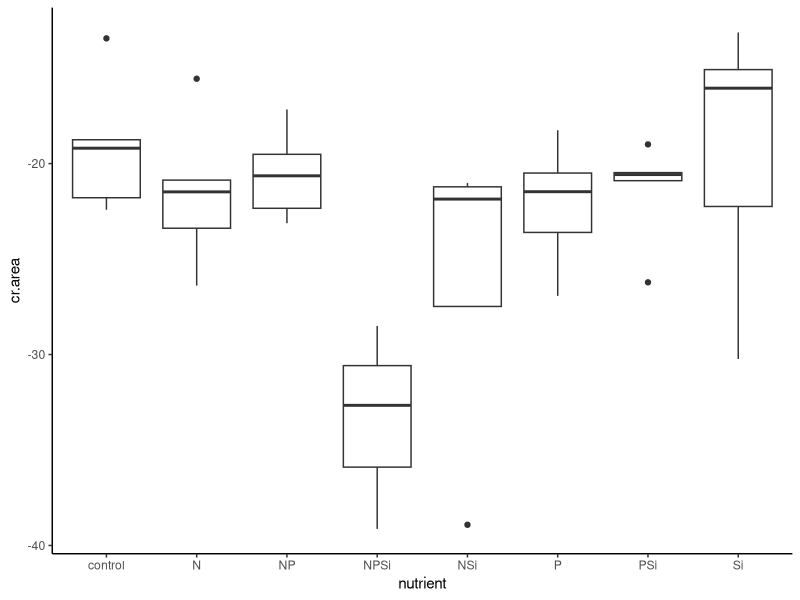
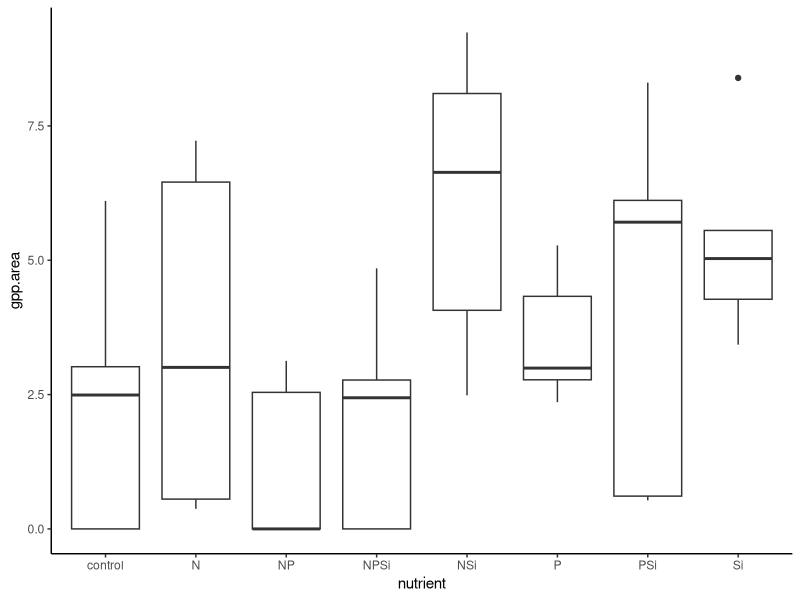
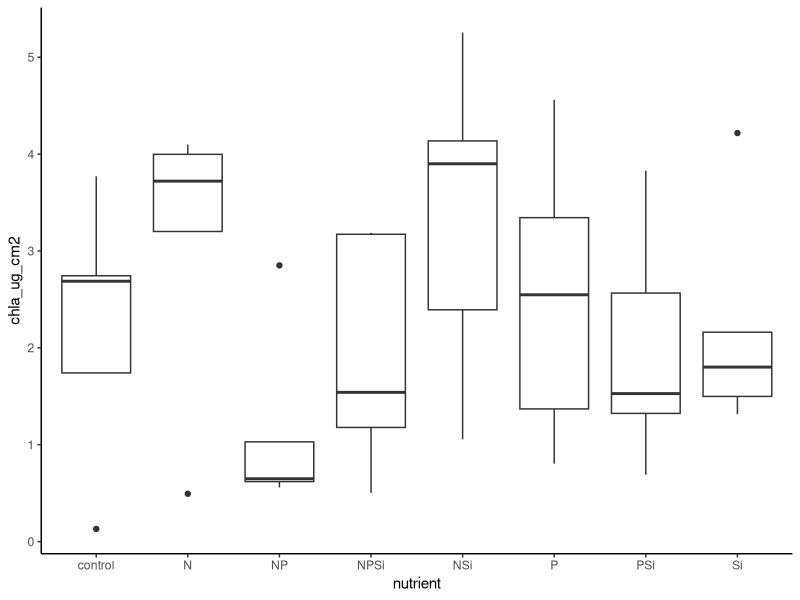
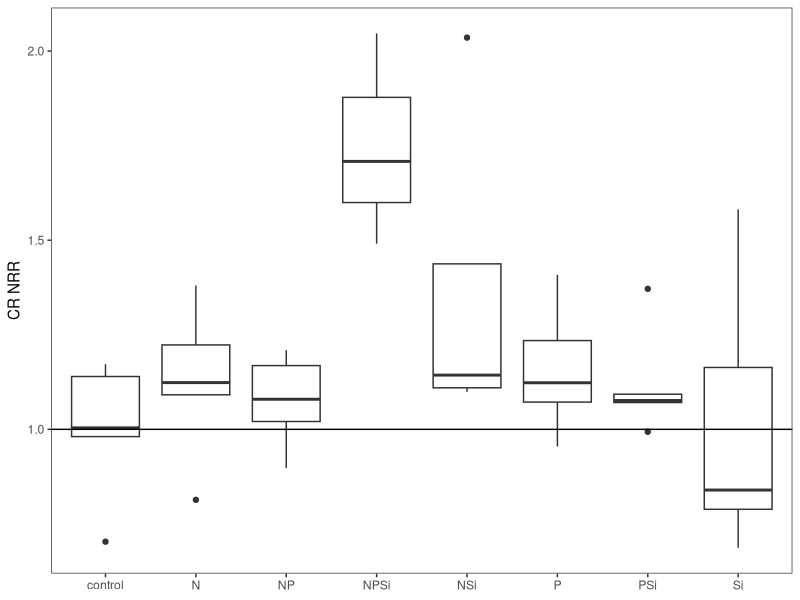
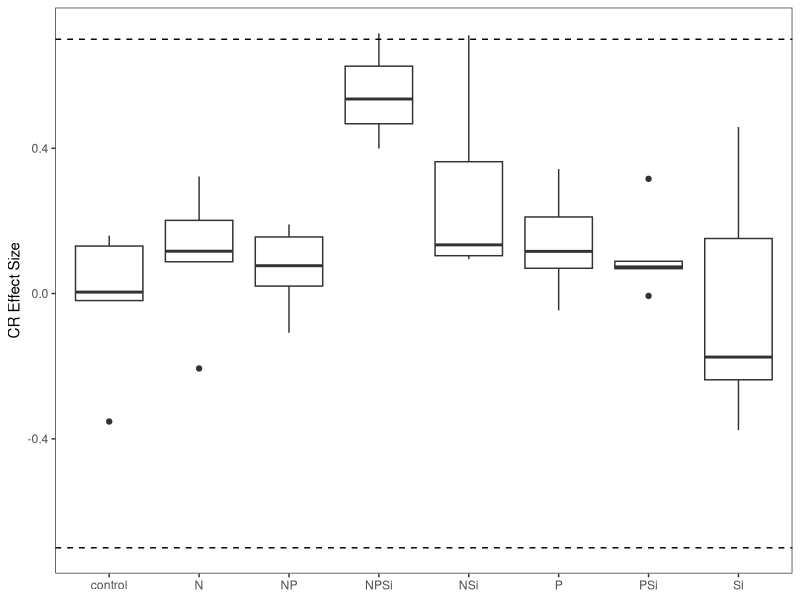
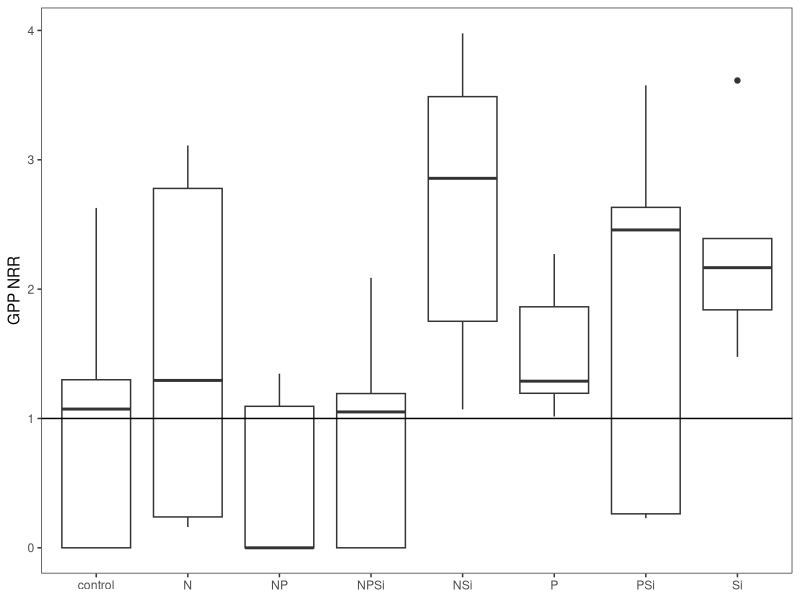
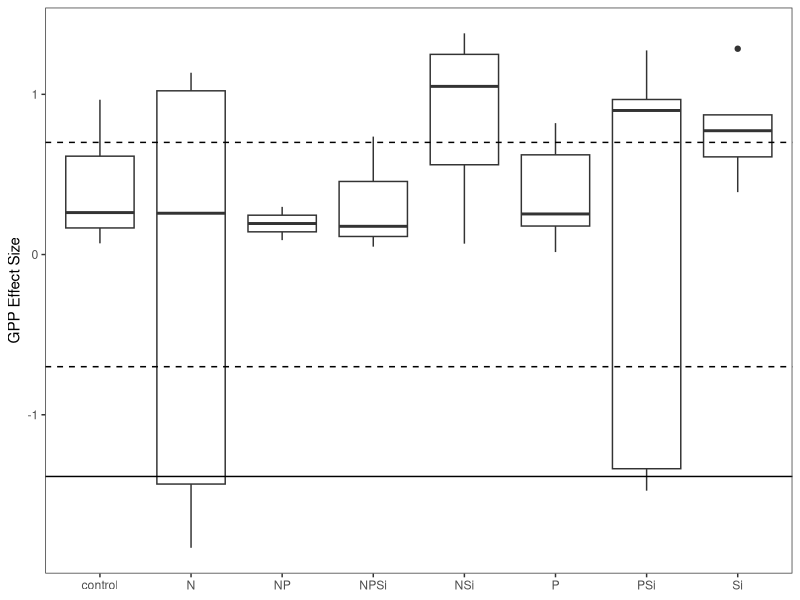
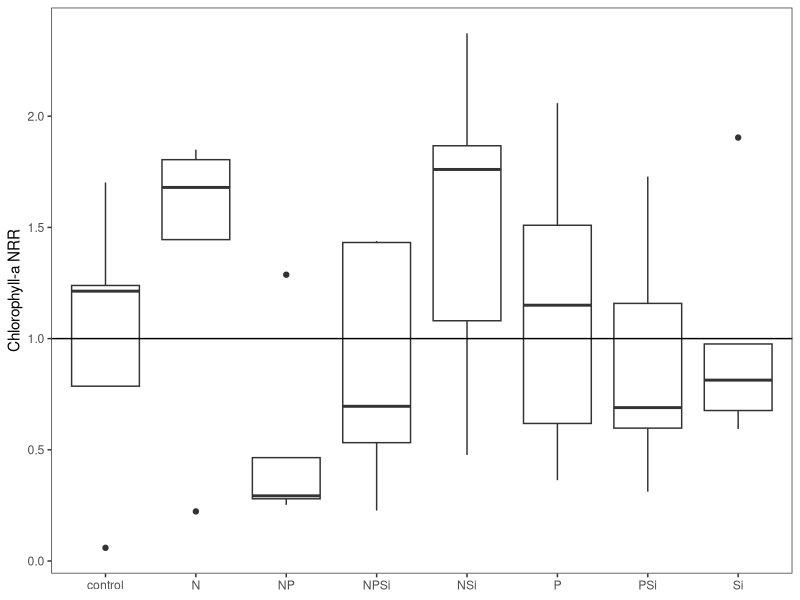

R code for these plots, in order: (Note: this script raises an error after producing the figures.)
#Author:  Clay Arango
#Creation date: 14-Feb-19
#Script to analyze NDS data from Summer 2018 WSB work with S. Roley and A. Alexiades

#packages
library(nlme)
library(nortest)
library(plyr)
library(dplyr)
library(multcomp)
library(MASS)
library(ggplot2)

#Load data
topp <- read.table(file="toppenish_summer.csv", header=T, sep=",")

#set variable
d = topp

#evaluate data to make sure factors are correct
names(d)

unique(d$nutrient) #control, N, NP, NPSi, NSi, P, PSi, Si
unique(d$N) #should be 0 and 1
unique(d$P) #should be 0 and 1
unique(d$Si) #should be 0 and 1
unique(d$top) #should be "sponge" and "glass"
#if need to change, use recode function below. 
d$top<-recode(d$top, "cellulose" ="sponge")
str(d)
 
#convert N and P and Si values (0 or 1 for absence or presence) to factors
d$N<-as.factor(d$N)
d$P<-as.factor(d$P)
d$Si<-as.factor(d$Si)
str(d)

#subset data into gpp and cr response
d.cr = subset(d, top=="sponge", data=d)
d.gpp = subset(d, top=="glass", data=d)

#check for outliers and check data entry before calculating NRR.
ggplot(d.cr, aes(x=nutrient, y=cr.area))+geom_boxplot() +theme_classic()
#ok - one low NSi checks out

#calculate nrr for cr
x<-ddply(d.cr, "nutrient", summarise, ave_cr = mean(cr.area, na.rm=T)) 
x
d.cr$cr.nrr = d.cr$cr.area/-19.11745 #divide by control ave_cr

#check for outliers and check data entry before calculating NRR.
ggplot(d.gpp, aes(x=nutrient, y=gpp.area))+geom_boxplot() +theme_classic()
#ok
ggplot(d.gpp, aes(x=nutrient, y=chla_ug_cm2))+geom_boxplot() +theme_classic()
#ok

#calculate nrr for gpp and chla
x<- ddply(d.gpp, "nutrient", summarise, ave_gpp = mean(gpp.area, na.rm=T), ave_chla = mean(chla_ug_cm2, na.rm=T)) 
x
d.gpp$gpp.nrr = d.gpp$gpp.area/2.323007 #divide by control ave_gpp
d.gpp$chla.nrr = d.gpp$chla_ug_cm2/2.214887 #divide by control ave_chla

#now combine into one and export
d.cr$chla.nrr<-NA
d.cr$gpp.nrr<-NA
d.gpp$cr.nrr<-NA
d.nrr<-rbind(d.cr, d.gpp)
d.nrr$site.date<-"toppenish_summer"
d.nrr$gpp.es<-log(d.nrr$gpp.nrr)
d.nrr$cr.es<-log(d.nrr$cr.nrr)
d.nrr$chla.es<-log(d.nrr$chla.nrr)
write.table(d.nrr, "toppenish_summer_nrr.csv",  sep=",", quote=F, row.names =F)

###############
#plots of NRR
##############
ggplot(data=d.cr, aes(x=nutrient, y=cr.nrr))+geom_boxplot()+theme_bw()+
  ylab("CR NRR")+geom_abline(slope = 0, intercept = 1)+
  theme(axis.title.x=element_blank(), panel.grid.minor=element_blank(), panel.grid.major=element_blank())
#mostly limited; others neutral

ggplot(data=subset(d.nrr, (top=="sponge")), aes(x=nutrient, y=cr.es))+geom_boxplot()+theme_bw()+
  ylab("CR Effect Size")+geom_hline(yintercept = 0.7, lty="dashed")+ geom_hline(yintercept = -0.7, lty="dashed")+
  theme(axis.title.x=element_blank(), panel.grid.minor=element_blank(), panel.grid.major=element_blank())

ggplot(data=d.gpp, aes(x=nutrient, y=gpp.nrr))+geom_boxplot()+theme_bw()+
  ylab("GPP NRR")+geom_abline(slope = 0, intercept = 1)+
  theme(axis.title.x=element_blank(), panel.grid.minor=element_blank(), panel.grid.major=element_blank())
#mostly neutral. Maybe Si limitation

ggplot(data=subset(d.nrr, top =="glass"),aes(x=nutrient, y=gpp.es))+geom_boxplot()+theme_bw()+
  ylab("GPP Effect Size")+geom_hline(yintercept = 0.7, lty="dashed")+
  geom_hline(yintercept = -0.7, lty="dashed")+ geom_hline(yintercept = -1.385)+
  theme(axis.title.x=element_blank(), panel.grid.minor=element_blank(), panel.grid.major=element_blank())

ggplot(data=d.gpp, aes(x=nutrient, y=chla.nrr))+geom_boxplot()+theme_bw()+
  ylab("Chlorophyll-a NRR")+geom_abline(slope = 0, intercept = 1)+ 
  theme(axis.title.x=element_blank(), panel.grid.minor=element_blank(), panel.grid.major=element_blank())
#mostly neutral but N limited and NP inhibited

ggplot(data=subset(d.nrr, (top=="glass")), aes(x=nutrient, y=chla.es))+geom_boxplot()+theme_bw()+
  ylab("Chla Effect Size")+ geom_hline(yintercept = 0.7, lty="dashed")+
  geom_hline(yintercept = -0.7, lty="dashed")+  geom_hline(yintercept = -1.385)+
  theme(axis.title.x=element_blank(), panel.grid.minor=element_blank(), panel.grid.major=element_blank())

##########
#NRR Summary Files
#########

GPP_sum<-ddply(d.gpp, "nutrient", summarise, ave_nrr.gpp=mean(gpp.nrr, na.rm=T), sd_nrr.gpp=sd(gpp.nrr, na.rm=T), 
               se_nrr.gpp =(sd(gpp.nrr)/sqrt(sum(!is.na(gpp.nrr)))), 
               ci95_nrr.gpp = (1.96*(sd(gpp.nrr)/sqrt(sum(!is.na(gpp.nrr))))),
               ave_nrr.chla=mean(chla.nrr, na.rm=T), sd_nrr.chla=sd(chla.nrr, na.rm=T), 
               se_nrr.chla =(sd(chla.nrr)/sqrt(sum(!is.na(chla.nrr)))), 
               ci95_nrr.chla = (1.96*(sd(chla.nrr)/sqrt(sum(!is.na(chla.nrr))))))
CR_sum<-ddply(d.cr, "nutrient", summarise, ave_nrr.cr=mean(cr.nrr, na.rm=T), sd_nrr.cr=sd(cr.nrr, na.rm=T), 
              se_nrr.cr =(sd(cr.nrr)/sqrt(sum(!is.na(cr.nrr)))), 
              ci95_nrr.cr = (1.96*(sd(cr.nrr)/sqrt(sum(!is.na(cr.nrr))))))

#now combine into one and export
d.sum<-merge(GPP_sum, CR_sum, by="nutrient")
d.sum$site_date<-"aht_summer"
write.table(d.sum, "reec_summer_summ.csv",  sep=",", quote=F, row.names =F)

############################################################
#analyze RESPIRATION data
############################################################
M1<-gls(cr.area~N*P*Si, data=d.cr, na.action=na.omit)
E1<-residuals(M1)
qqnorm(E1)
qqline(E1)
ad.test(E1)
   #residuals are more-or-less normally distributed, p=0.2851.Some wiggle around QQ line
hist(E1) #ok
plot(M1)# ok

plot(filter(d.cr, !is.na(cr.area)) %>% dplyr::select(nutrient), 
     E1, xlab="nutrient", ylab="Residuals")
bartlett.test(cr.area~nutrient, data=d.cr)
   #variance test OK

anova(M1)
  #
#numDF  F-value p-value
#(Intercept)     1 833.0627  <.0001
#N               1   9.7726  0.0038
#P               1   3.6147  0.0666
#Si              1   8.0539  0.0079
#N:P             1   0.1440  0.7069
#N:Si            1   9.5384  0.0042
#P:Si            1   2.1673  0.1511
#N:P:Si          1   3.3294  0.0777

##########################################################
#do multiple 2 way ANOVAs to improve our ability to interpret
##########################################################
#N and P
M1<-gls(cr.area~N*P, data=d.cr, na.action=na.omit)
E1<-residuals(M1)
qqnorm(E1)
qqline(E1)
ad.test(E1)
#residuals are not normally distributed, p=0.01756
hist(E1)  
plot(M1)

bartlett.test(cr.area~nutrient, data=d.cr)
#variance test OK

anova(M1) #interpretation, N limitation
#N               1   6.3174  0.0167

#remove NA for plotting
xx = na.omit(subset(d.cr, select = c(N,P,cr.area)))
interaction.plot(xx$N, xx$P, xx$cr.area)

#N and Si
M1<-gls(cr.area~N*Si, data=d.cr, na.action=na.omit)
E1<-residuals(M1)
qqnorm(E1)
qqline(E1)
ad.test(E1)
#residuals are normally distributed, p=0.3478
hist(E1)  
plot(M1)

bartlett.test(cr.area~nutrient, data=d.cr)
#variance test OK

anova(M1) #interpretation, N addition responds in the presence of Si
#N               1   8.3492  0.0066
#Si              1   6.6290  0.0144
#N:Si            1   7.7931  0.0084

#remove NA for plotting
xx = na.omit(subset(d.cr, select = c(N,Si,cr.area)))
interaction.plot(xx$N, xx$Si, xx$cr.area*-1)
#N increases in presence of Si

#P and Si
M1<-gls(cr.area~P*Si, data=d.cr, na.action=na.omit)
E1<-residuals(M1)
qqnorm(E1)
qqline(E1)
ad.test(E1)
#residuals are normally distributed, p=0.0675
hist(E1)  
plot(M1)

bartlett.test(cr.area~nutrient, data=d.cr)
#variance test OK

anova(M1) #interpretation, Si limitation
#Si              1   4.8066  0.0351

#remove NA for plotting
xx = na.omit(subset(d.cr, select = c(P,Si,cr.area)))
interaction.plot(xx$P, xx$Si, xx$cr.area*-1)
##########################################################
##########################################################

ggplot(data=d.cr, aes(x=nutrient, y = cr.area))+geom_boxplot()

x <- group_by(d.cr, nutrient) %>%  # Grouping function causes subsequent functions to aggregate by treatment
  summarize(cr.mean = abs(mean(cr.area, na.rm = TRUE)), # na.rm = TRUE to remove missing values
            cr.sd=abs(sd(cr.area, na.rm = TRUE)),  # na.rm = TRUE to remove missing values
            n = sum(!is.na(cr.area)), # of observations, excluding NAs. 
            cr.se=cr.sd/sqrt(n))

ggplot(data=x, aes(x=nutrient, y=cr.mean)) + 
  geom_bar(stat="identity", position=position_dodge(), color = "black") + 
  geom_errorbar(aes(ymin=cr.mean, ymax=cr.mean+cr.se), width=0.2, 
                position=position_dodge(0.9)) + 
  xlab("Nutrient") +
  ylab(expression(Respiration~(ug~O[2]~m^{-2}~h^{-1}))) +
  ylim(0,20) +
  labs(fill="Light") +
  theme_bw() +
  theme(panel.grid.major=element_blank(),
        panel.grid.minor=element_blank(),
        legend.title=element_text(size=6),
        legend.key=element_blank(), 
        legend.position=c(0.5,0.95), 
        legend.text=element_text(size=8), 
        legend.background=element_blank(), 
        legend.direction="horizontal", 
        legend.key.size=unit(0.3, "cm"), 
        axis.title.y=element_text(size=8), 
        axis.title.x=element_text(size=8), 
        axis.text.x=element_text(size=8))


#ggsave('output/figures/Aht_summer_CRNRR.tiff',
#       units="in",
#       width=3.25,
#       height=3.25,
#       dpi=1200,
#       compression="lzw")

############################################################
#analyze the PRODUCTION data
############################################################

M1<-gls(gpp.area~N*P*Si, data=d.gpp, na.action=na.omit) #had to log-transform
E1<-residuals(M1)
qqnorm(E1)
qqline(E1)
ad.test(E1)
  #ok, a little wiggle, p = 0.49

hist(E1, xlab="residuals", main="")
plot(M1)#ok

plot(filter(d.gpp, !is.na(gpp.area)) %>% dplyr::select(nutrient), 
     E1, xlab="nutrient", ylab="Residuals")
bartlett.test(gpp.area~nutrient, data=d.gpp)
   #ok

ggplot(data=d.gpp, aes(x=nutrient, y = gpp.area))+geom_boxplot()#
anova(M1)

kruskal.test(gpp.area~N+P+Si, data=d.gpp, na.action=na.omit)#kruskal-wallis can only have 1 factor


x <- group_by(d.gpp, nutrient) %>%  # Grouping function causes subsequent functions to aggregate by season and reach
  summarize(gpp.mean = abs(mean(gpp.area, na.rm = TRUE)), # na.rm = TRUE to remove missing values
            gpp.sd=abs(sd(gpp.area, na.rm = TRUE)),  # na.rm = TRUE to remove missing values
            n = sum(!is.na(gpp.area)), # of observations, excluding NAs. 
            gpp.se=gpp.sd/sqrt(n))

ggplot(data=x, aes(x=nutrient, y=gpp.mean)) + 
  geom_bar(stat="identity", position=position_dodge(), color = "black") + 
  geom_errorbar(aes(ymin=gpp.mean, ymax=gpp.mean+gpp.se), width=0.2, 
                position=position_dodge(0.9)) + 
  xlab("Nutrient") +
  ylab(expression(Production~(ug~O[2]~m^{-2}~h^{-1}))) +
  labs(fill="Light") +
  theme_bw() +
  theme(panel.grid.major=element_blank(),
        panel.grid.minor=element_blank(), 
        legend.title=element_text(size=6), 
        legend.key=element_blank(),  
        legend.position=c(0.5,0.95),  
        legend.text=element_text(size=8),  
        legend.background=element_blank(),  
        legend.direction="horizontal",  
        legend.key.size=unit(0.3, "cm"),  
        axis.title.y=element_text(size=8),  
        axis.title.x=element_text(size=8),  
        axis.text.x=element_text(size=8))

#ggsave('output/figures/gppByNutrient.tiff',
#       units="in",
#       width=3.25,
#       height=3.25,
#       dpi=1200,
#       compression="lzw")


############################################################
#analyze the CHL-A biomass on disks
############################################################
M1<-gls(chla_ug_cm2~N*P*Si, data=d.gpp, na.action=na.omit) 
E1<-residuals(M1)
qqnorm(E1)
qqline(E1) #ok
ad.test(E1)
#p=0.6611

hist(E1, xlab="residuals", main="") #good!
plot(M1) #ok

plot(filter(d.gpp, !is.na(chla_ug_cm2)) %>% dplyr::select(nutrient), 
     E1, xlab="nutrient", ylab="Residuals")
bartlett.test(gpp.area~nutrient, data=d.gpp)
#ok

anova(M1)
#N:P             1   4.23580  0.0478

##########################################################
#do multiple 2 way ANOVAs to improve our ability to interpret
##########################################################
#N and P
M1<-gls(chla_ug_cm2~N*P, data=d.gpp, na.action=na.omit)
E1<-residuals(M1)
qqnorm(E1)
qqline(E1)#ok
ad.test(E1)
#residuals are normally distributed, p=0.4521
hist(E1)  #ok
plot(M1)

bartlett.test(chla_ug_cm2~nutrient, data=d.gpp)
#variance test OK

anova(M1) #interpretation: P inhibitory on N
#P               1   4.07244  0.0511
#N:P             1   4.57632  0.0393

#remove NA for plotting
xx = na.omit(subset(d.gpp, select = c(N,P,chla_ug_cm2)))
interaction.plot(xx$N, xx$P, xx$chla_ug_cm2)
#Plot is sideways V
#in presence of N, P increases (doesn't look that way on boxplot, though).
#In presence of P, N decreases (supported by boxplot)

#N and Si
M1<-gls(chla_ug_cm2~N*Si, data=d.gpp, na.action=na.omit)
E1<-residuals(M1)
qqnorm(E1)
qqline(E1)#S-shaped
ad.test(E1)
#residuals are normally distributed, p=0.09383
hist(E1) #bimodal 
plot(M1)

bartlett.test(cr.area~nutrient, data=d.gpp)
#variance test OK

anova(M1) #interpretation: no response

#remove NA for plotting
xx = na.omit(subset(d.gpp, select = c(N,Si,chla_ug_cm2)))
interaction.plot(xx$N, xx$Si, xx$chla_ug_cm2)

#P and Si
M1<-gls(chla_ug_cm2~P*Si, data=d.gpp, na.action=na.omit)
E1<-residuals(M1)
qqnorm(E1)
qqline(E1)#S-shaped
ad.test(E1)
#residuals not normally distributed, p=0.03568
hist(E1)  #ok
plot(M1)#ok

bartlett.test(chla_ug_cm2~nutrient, data=d.gpp)
#variance OK

anova(M1) #interpretation: no response
